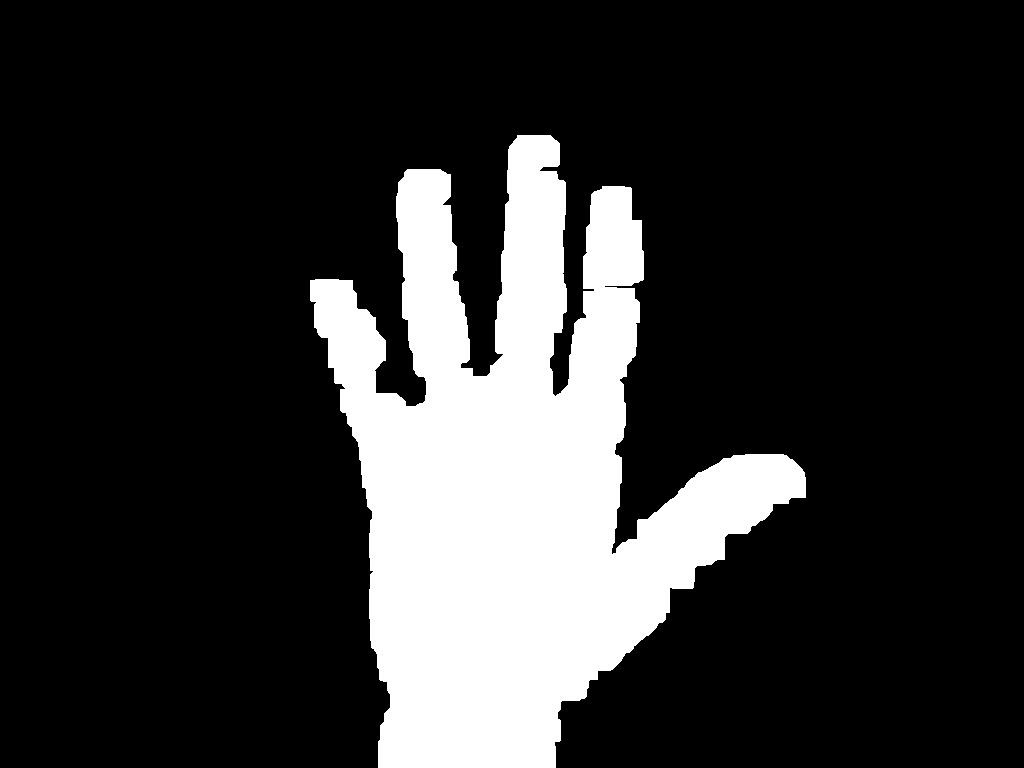
#> input picture submit_functions/img/hand1.jpg, 1024 x 768 px
$ jupyter execute --allow-errors functions.ipynb
#> lines starting #> are read from the running program, lines starting #| are printed output that depends on the picture
#> further down, img1 is the input picture: shape (768, 1024, 3); min 0, max 255, mean 48.6
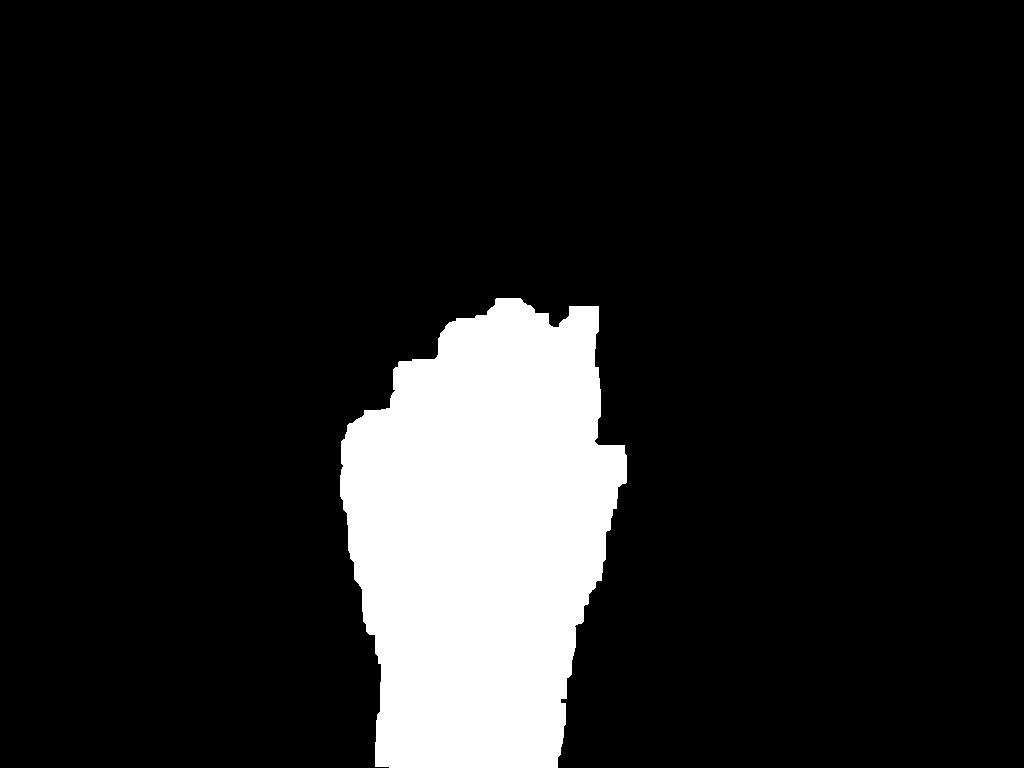
#> input picture submit_functions/img/hand2.jpg, 1024 x 768 px
#> further down, img2 is the input picture: shape (768, 1024, 3); min 0, max 255, mean 32.6
[cell 1]
# Importing libraries

from imutils import paths
import os
import cv2
import numpy as np
import matplotlib.pyplot as plt

path = "img/"

[cell 2]
def subtraction(img1, img2):
    result = cv2.absdiff(img1, img2)
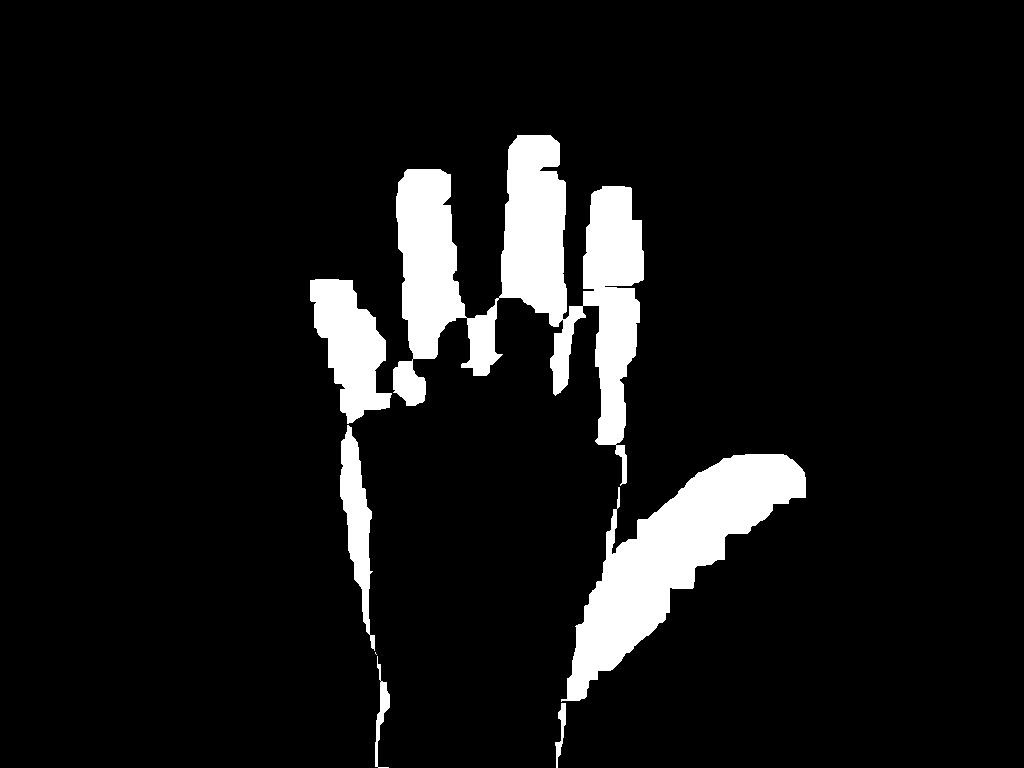
#> result: shape (768, 1024, 3); min 0, max 255, mean 21.6

    plt.subplot(131); plt.title("IMG 1"); plt.imshow(cv2.cvtColor(img1, cv2.COLOR_BGR2RGB))
    plt.subplot(132); plt.title("IMG 2"); plt.imshow(cv2.cvtColor(img2, cv2.COLOR_BGR2RGB))
    plt.subplot(133); plt.title("Difference"); plt.imshow(cv2.cvtColor(result, cv2.COLOR_BGR2RGB))
    plt.show()
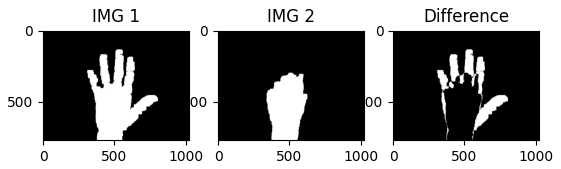
#> figure drawn by matplotlib, 3 panels

[cell 3]
def logical_operations(img1, img2):
    AND = img1 & img2
    OR = img1 | img2
    NOT = ~img1
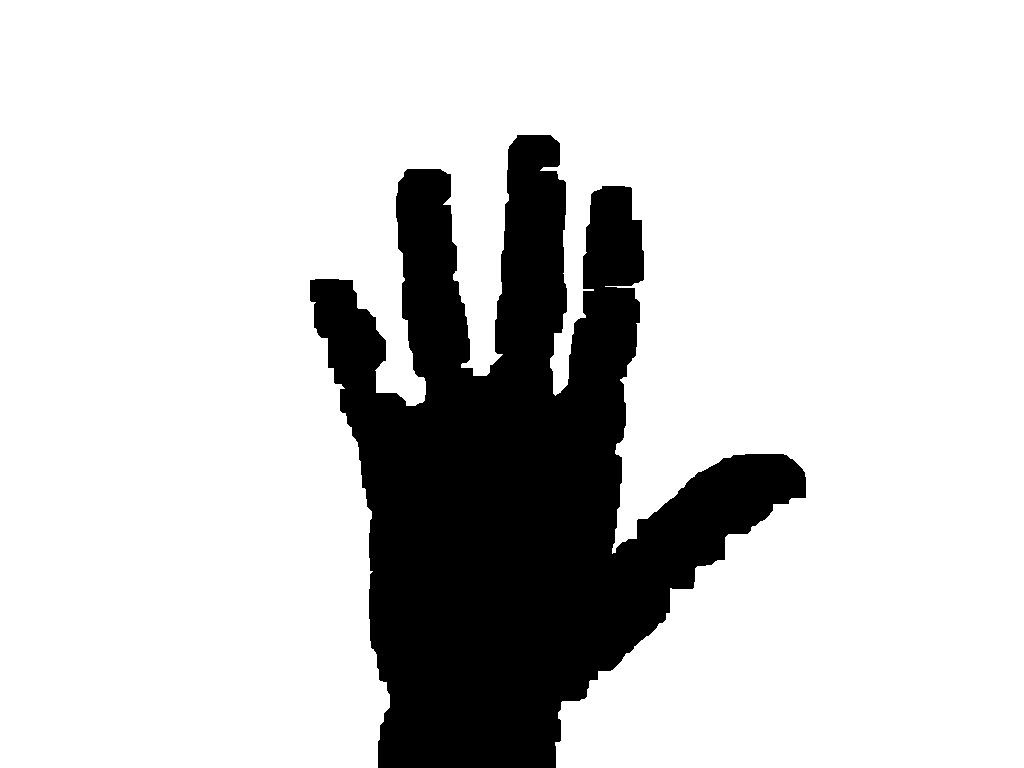
#> NOT: shape (768, 1024, 3); min 0, max 255, mean 206.4
    XOR = img1 ^ img2

    plt.subplot(221); plt.title("AND"); plt.imshow(cv2.cvtColor(AND, cv2.COLOR_BGR2RGB))
    plt.subplot(222); plt.title("OR"); plt.imshow(cv2.cvtColor(OR, cv2.COLOR_BGR2RGB))
    plt.subplot(223); plt.title("NOT"); plt.imshow(cv2.cvtColor(NOT, cv2.COLOR_BGR2RGB))
    plt.subplot(224); plt.title("XOR"); plt.imshow(cv2.cvtColor(XOR, cv2.COLOR_BGR2RGB))

    plt.show()

[cell 4]
def union(img1, img2):
    result = cv2.max(img1, img2)

    plt.subplot(131); plt.title("IMG 1"); plt.imshow(cv2.cvtColor(img1, cv2.COLOR_BGR2RGB))
    plt.subplot(132); plt.title("IMG 2"); plt.imshow(cv2.cvtColor(img2, cv2.COLOR_BGR2RGB))
    plt.subplot(133); plt.title("Union"); plt.imshow(cv2.cvtColor(result, cv2.COLOR_BGR2RGB))
    plt.show()

[cell 5]
img1 = cv2.imread(os.path.join(path,"hand1.jpg"), cv2.IMREAD_COLOR)
img2 = cv2.imread(os.path.join(path,"hand2.jpg"), cv2.IMREAD_COLOR)

subtraction(img1, img2)
logical_operations(img1, img2)
union(img1, img2)

[cell 6]
img1 = cv2.imread(os.path.join(path,"astronaut.png"), cv2.IMREAD_COLOR)
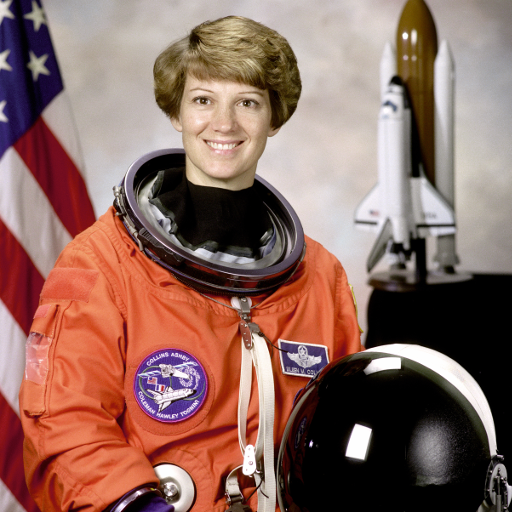
#> input picture submit_functions/img/astronaut.png, 512 x 512 px
#> img1 is the input picture: shape (512, 512, 3); mean B, G, R 96.5, 105.8, 141.6
img2 = cv2.imread(os.path.join(path,"lena.png"), cv2.IMREAD_COLOR)

#> (the rest of this cell did not finish here and is left out)
